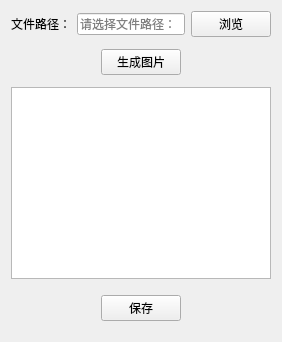
            <widget class="QWidget" name="tab5_3">
             <attribute name="title">
              <string>各线谱强度对应潜艇位置图</string>
             </attribute>
             <layout class="QVBoxLayout" name="verticalLayout_15">
              <item>
               <layout class="QHBoxLayout" name="horizontalLayout_46" stretch="0,10,1">
                <item>
                 <widget class="QLabel" name="label_38">
                  <property name="text">
                   <string>文件路径：</string>
                  </property>
                 </widget>
                </item>
                <item>
                 <widget class="QLineEdit" name="lineEdit_21">
                  <property name="placeholderText">
                   <string>请选择文件路径：</string>
                  </property>
                 </widget>
                </item>
                <item>
                 <widget class="QPushButton" name="pushButton_44">
                  <property name="text">
                   <string>浏览</string>
                  </property>
                 </widget>
                </item>
               </layout>
              </item>
              <item>
               <layout class="QHBoxLayout" name="horizontalLayout_47" stretch="10,2,10">
                <property name="topMargin">
                 <number>6</number>
                </property>
                <property name="bottomMargin">
                 <number>6</number>
                </property>
                <item>
                 <spacer name="horizontalSpacer_86">
                  <property name="orientation">
                   <enum>Qt::Horizontal</enum>
                  </property>
                  <property name="sizeHint" stdset="0">
                   <size>
                    <width>40</width>
                    <height>20</height>
                   </size>
                  </property>
                 </spacer>
                </item>
                <item>
                 <widget class="QPushButton" name="pushButton_45">
                  <property name="sizePolicy">
                   <sizepolicy hsizetype="Minimum" vsizetype="Fixed">
                    <horstretch>0</horstretch>
                    <verstretch>0</verstretch>
                   </sizepolicy>
                  </property>
                  <property name="text">
                   <string>生成图片</string>
                  </property>
                 </widget>
                </item>
                <item>
                 <spacer name="horizontalSpacer_87">
                  <property name="orientation">
                   <enum>Qt::Horizontal</enum>
                  </property>
                  <property name="sizeHint" stdset="0">
                   <size>
                    <width>40</width>
                    <height>20</height>
                   </size>
                  </property>
                 </spacer>
                </item>
               </layout>
              </item>
              <item>
               <widget class="QGraphicsView" name="graphicsView_18">
                <property name="styleSheet">
                 <string notr="true"/>
                </property>
               </widget>
              </item>
              <item>
               <layout class="QHBoxLayout" name="horizontalLayout_48" stretch="10,2,10">
                <property name="topMargin">
                 <number>10</number>
                </property>
                <property name="bottomMargin">
                 <number>10</number>
                </property>
                <item>
                 <spacer name="horizontalSpacer_88">
                  <property name="orientation">
                   <enum>Qt::Horizontal</enum>
                  </property>
                  <property name="sizeHint" stdset="0">
                   <size>
                    <width>40</width>
                    <height>20</height>
                   </size>
                  </property>
                 </spacer>
                </item>
                <item>
                 <widget class="QPushButton" name="pushButton_46">
                  <property name="sizePolicy">
                   <sizepolicy hsizetype="Minimum" vsizetype="Fixed">
                    <horstretch>0</horstretch>
                    <verstretch>0</verstretch>
                   </sizepolicy>
                  </property>
                  <property name="text">
                   <string>保存</string>
                  </property>
                 </widget>
                </item>
                <item>
                 <spacer name="horizontalSpacer_89">
                  <property name="orientation">
                   <enum>Qt::Horizontal</enum>
                  </property>
                  <property name="sizeHint" stdset="0">
                   <size>
                    <width>40</width>
                    <height>20</height>
                   </size>
                  </property>
                 </spacer>
                </item>
               </layout>
              </item>
             </layout>
            </widget>
